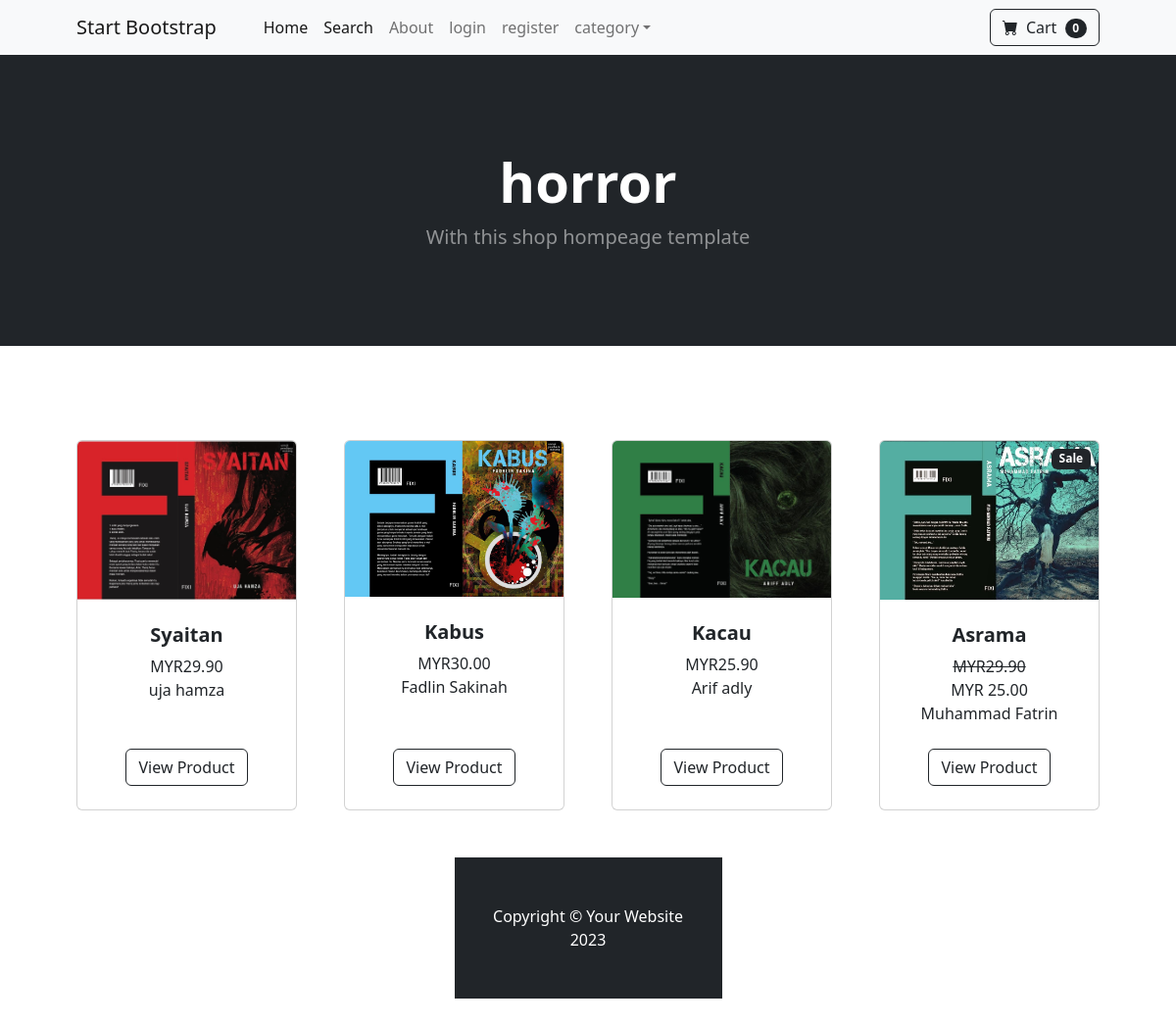
The page /category/horror/ on the database its author committed.
### store/models.py (models this page shows, shortened)
class Category(models.Model):
    name = models.CharField(max_length= 50)
    def __str__(self):
        return self.name
    class meta:
        verbose_name_plural = 'categories'

class Product(models.Model):
    name = models.CharField(max_length= 50)
    price = models.DecimalField(default= 0,decimal_places = 2,max_digits=6)
    category = models.ForeignKey(Category,on_delete=models.CASCADE, default= 1)
    description = models.CharField(max_length= 250,default='',blank= True,null=True)
    image =models.ImageField(upload_to= 'upload/prouduct/')
    is_sale = models.BooleanField(default=False)
    sale_price = models.DecimalField(default= 0,decimal_places = 2,max_digits=6)

### store/views.py (the view)
# urls.py: path('category/<str:catname>/', views.category, name='category'),
def category( request ,catname ):
    category = Category.objects.get(name = catname)
    products = Product.objects.filter(category=category)
    return render(request,'category.html',{'category': category,
        'products': products})

### cart/cart.py (called while the page is built)
    def __len__(self):
        return len(self.cart)

### cart/context_processors.py (called while the page is built)
def cart(request):
    return {
        'cart': Cart(request),
        'cart_items_count': len(Cart(request))  # Explicit count
    }

### store/templates/category.html
{% extends "base.html" %}
{% block content %}
        <header class="bg-dark py-5">
            <div class="container px-4 px-lg-5 my-5">
                <div class="text-center text-white">
                    <h1 class="display-4 fw-bolder">{{category}}</h1>
                    <p class="lead fw-normal text-white-50 mb-0">With this shop hompeage template</p>
                </div>
            </div>
        </header>
        <section class="py-5">
            <div class="container px-4 px-lg-5 mt-5">
                <div class="row gx-4 gx-lg-5 row-cols-2 row-cols-md-3 row-cols-xl-4 justify-content-center">
{% for product in products %}
    {% if product.is_sale %}
    <div class="col mb-5">
        <div class="card h-100">
        <div class="badge bg-dark text-white position-absolute" style="top: 0.5rem; right: 0.5rem">Sale</div>
        <img class="card-img-top" src="{{ product.image.url }}" alt="{{ product.name }}">
        <div class="card-body p-4">
            <div class="text-center">
                <h5 class="fw-bolder">{{ product.name }}</h5>
                <strike>MYR{{ product.price }}</strike>
                <br>MYR {{ product.sale_price }}
                <br>
                {{ product.description }}
            </div>
        </div>
        <div class="card-footer p-4 pt-0 border-top-0 bg-transparent">
            <div class="text-center">
                <a class="btn btn-outline-dark mt-auto" href="{% url 'product' product.id %}">
                    View Product
                </a>
            </div>
        </div>
        </div>
    </div>
    {% else %}
    <div class="col mb-5">
        <div class="card h-100">
        <img class="card-img-top" src="{{ product.image.url }}" alt="{{ product.name }}">
        <div class="card-body p-4">
            <div class="text-center">
                <h5 class="fw-bolder">{{ product.name }}</h5>
                MYR{{ product.price }}
                <br>
                {{ product.description }}
            </div>
        </div>
        <div class="card-footer p-4 pt-0 border-top-0 bg-transparent">
            <div class="text-center">
                <a class="btn btn-outline-dark mt-auto" href="{% url 'product' product.id %}">
                    View Product
                </a>
            </div>
        </div>
        </div>
    </div>
    {% endif %}
{% endfor %}
{% endblock %}

### store/templates/base.html (shortened to what this page needs)
{% load static %}
<!DOCTYPE html>
<html lang="en">
    <head>
        <link href="https://cdn.jsdelivr.net/npm/bootstrap-icons@1.5.0/font/bootstrap-icons.css" rel="stylesheet" />
        <link href="{%static 'css/styles.css' %}" rel="stylesheet" />
    </head>
    <body>
        {% include 'navbar.html' %}
        {%block content %}
        {% endblock %}
        <footer class="py-5 bg-dark">
            <div class="container"><p class="m-0 text-center text-white">Copyright &copy; Your Website 2023</p></div>
        </footer>
    </body>
</html>

### store/templates/navbar.html (shortened to what this page needs)
        <nav class="navbar navbar-expand-lg navbar-light bg-light">
            <div class="container px-4 px-lg-5">
                <a class="navbar-brand" href="{%url 'home'%}">Start Bootstrap</a>
                <div class="collapse navbar-collapse" id="navbarSupportedContent">
                    <ul class="navbar-nav me-auto mb-2 mb-lg-0 ms-lg-4">
                        <li class="nav-item"><a class="nav-link active" aria-current="page" href="{%url 'home'%}">Home</a></li>
                        <li class="nav-item"><a class="nav-link active" aria-current="page" href="{%url 'search'%}">Search</a></li>
                        <li class="nav-item"><a class="nav-link" href="{%url 'about'%}">About</a></li>
                    {%if user.is_authenticated%}
                    <li class="nav-item dropdown">
                            <a class="nav-link dropdown-toggle" id="navbarDropdown" href="#" role="button" data-bs-toggle="dropdown" aria-expanded="false">Profile</a>
                            <ul class="dropdown-menu" aria-labelledby="navbarDropdown">
                                <li><a class="dropdown-item" href="{% url 'update_user' %}">User Profile</a></li>
                                <li><a class="dropdown-item" href="{% url 'update_info'   %}">User Info</a></li>
                             </ul>
                        </li>
                        {% if user.is_superuser %}
                         <li class="nav-item dropdown">
                            <a class="nav-link dropdown-toggle" id="navbarDropdown" href="#" role="button" data-bs-toggle="dropdown" aria-expanded="false">Orders</a>
                            <ul class="dropdown-menu" aria-labelledby="navbarDropdown">
                                <li><a class="dropdown-item" href="{% url 'shipped_dash' %}">shipped dashboard</a></li>
                                <li><a class="dropdown-item" href="{% url 'not_shipped_dash'   %}">unshipped dashboard</a></li>
                             </ul>
                        </li>
                       {%endif%}
                      <li class="nav-item"><a class="nav-link" href="{%url 'logout'%}">logout</a></li>
                    {%else%}
                      <li class="nav-item"><a class="nav-link" href="{%url 'login'%}">login</a></li>
                      <li class="nav-item"><a class="nav-link" href="{%url 'register'%}">register</a></li>
                    {%endif%}
                        <li class="nav-item dropdown">
                            <a class="nav-link dropdown-toggle" id="navbarDropdown" href="#" role="button" data-bs-toggle="dropdown" aria-expanded="false">category</a>
                        </li>
                    </ul>
                    <form class="d-flex">
                        <a class="btn btn-outline-dark" href=" {% url 'cart_summary' %}"> <i class="bi-cart-fill me-1"></i>
                            Cart
                            <span class="badge bg-dark text-white ms-1 rounded-pill" id ="cart_quantity"> {{ cart_items_count }} </span></a>
                    </form>
                </div>
            </div>
        </nav>

### rows shown on the page
Category: name "horror"
Product: image (picture), name "Syaitan", price "29.90", description "uja hamza"
Product: image (picture), name "Kabus", price "30.00", description "Fadlin Sakinah"
Product: image (picture), name "Kacau", price "25.90", description "Arif adly"
Product: image (picture), name "Asrama", price "29.90", sale_price "25.00", description "Muhammad Fatrin"

### other values the page prints
{{ cart_items_count }} "0"
